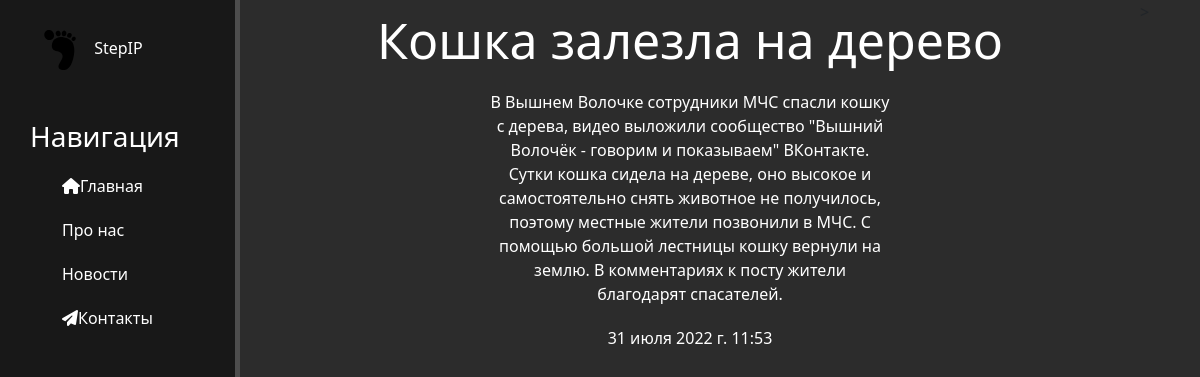
Screenshot of /news/1 with the database file from the repository.
### news/models.py (models this page shows, shortened)
class Articles(models.Model):
    title = models.CharField('Название', max_length=30)
    intro = models.CharField('Превью', max_length=100)
    text = models.TextField('Текс новости')
    data = models.DateTimeField('Время публикпции')
    class Meta:
        verbose_name = 'Новость'
        verbose_name_plural = 'Новости'

### news/views.py (the view)
# urls.py: path('<int:pk>', views.NewsDetail.as_view(), name='new-detail'),
class NewsDetail(DetailView):
    model = Articles
    template_name = 'news/details_view.html'
    context_object_name = 'article'

### news/templates/news/details_view.html (shortened to what this page needs)
{% extends 'main/base.html' %}
{% block body %}
<div class="features">
    <h1 class="center"> {{ article.title }}</h1>
     <p class="center"> {{ article.text }}</p>
     <p class="center"> {{ article.data }}</p>
</div>
{% endblock %}

### main/static/main/css/main.css (style rules this page uses)
body { background: #2c2c2c; }
main .features { float: left; color: #fff; margin-top: 10px; text-align: center; width: 75%; }
main .features h1 { font-size: 50px; }
main .features p { max-width: 400px; margin: 20px auto }

### rows the page displays
Articles: title "Кошка залезла на дерево", text "В Вышнем Волочке сотрудники МЧС спасли кошку с дерева, видео выложили сообщество \"Вышний Волочёк - говорим и показываем\" ВКонтакте. Сутки кошка сидела на дереве, оно высокое и самостоятельно снять животное не получилось, поэтому местные жители позвонили в МЧС. С помощью большой лестницы кошку вернули на землю. В комментариях к посту жители благодарят спасателей.", data "31 июля 2022 г. 11:53"
